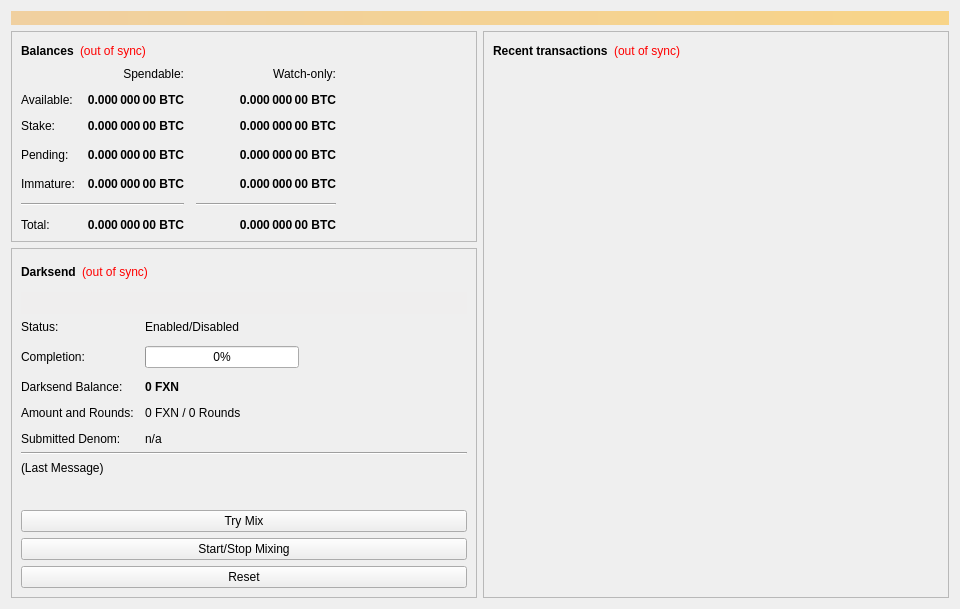
<?xml version="1.0" encoding="UTF-8"?>
<ui version="4.0">
 <class>OverviewPage</class>
 <widget class="QWidget" name="OverviewPage">
  <property name="geometry">
   <rect>
    <x>0</x>
    <y>0</y>
    <width>960</width>
    <height>594</height>
   </rect>
  </property>
  <property name="minimumSize">
   <size>
    <width>960</width>
    <height>0</height>
   </size>
  </property>
  <property name="windowTitle">
   <string>Form</string>
  </property>
  <layout class="QVBoxLayout" name="topLayout">
   <item>
    <widget class="QLabel" name="labelAlerts">
     <property name="visible">
      <bool>false</bool>
     </property>
     <property name="styleSheet">
      <string notr="true">background-color: qlineargradient(x1: 0, y1: 0, x2: 1, y2: 0, stop:0 #F0D0A0, stop:1 #F8D488); color:#000000;</string>
     </property>
     <property name="wordWrap">
      <bool>true</bool>
     </property>
     <property name="margin">
      <number>3</number>
     </property>
    </widget>
   </item>
   <item>
    <layout class="QHBoxLayout" name="horizontalLayout" stretch="1,1">
     <item>
      <layout class="QVBoxLayout" name="verticalLayout_2">
       <item>
        <widget class="QFrame" name="frame">
         <property name="frameShape">
          <enum>QFrame::StyledPanel</enum>
         </property>
         <property name="frameShadow">
          <enum>QFrame::Raised</enum>
         </property>
         <layout class="QVBoxLayout" name="verticalLayout_4">
          <item>
           <layout class="QHBoxLayout" name="horizontalLayout_4">
            <item>
             <widget class="QLabel" name="label_5">
              <property name="font">
               <font>
                <weight>75</weight>
                <bold>true</bold>
               </font>
              </property>
              <property name="text">
               <string>Balances</string>
              </property>
             </widget>
            </item>
            <item>
             <widget class="QLabel" name="labelWalletStatus">
              <property name="cursor">
               <cursorShape>WhatsThisCursor</cursorShape>
              </property>
              <property name="toolTip">
               <string>The displayed information may be out of date. Your wallet automatically synchronizes with the FX network after a connection is established, but this process has not completed yet.</string>
              </property>
              <property name="styleSheet">
               <string notr="true">QLabel { color: red; }</string>
              </property>
              <property name="text">
               <string notr="true">(out of sync)</string>
              </property>
              <property name="alignment">
               <set>Qt::AlignLeading|Qt::AlignLeft|Qt::AlignVCenter</set>
              </property>
             </widget>
            </item>
            <item>
             <spacer name="horizontalSpacer_3">
              <property name="orientation">
               <enum>Qt::Horizontal</enum>
              </property>
              <property name="sizeHint" stdset="0">
               <size>
                <width>40</width>
                <height>20</height>
               </size>
              </property>
             </spacer>
            </item>
           </layout>
          </item>
          <item>
           <layout class="QGridLayout" name="gridLayout">
            <property name="spacing">
             <number>12</number>
            </property>
            <item row="3" column="2">
             <widget class="QLabel" name="labelWatchPending">
              <property name="font">
               <font>
                <weight>75</weight>
                <bold>true</bold>
               </font>
              </property>
              <property name="cursor">
               <cursorShape>IBeamCursor</cursorShape>
              </property>
              <property name="toolTip">
               <string>Unconfirmed transactions to watch-only addresses</string>
              </property>
              <property name="text">
               <string notr="true">0.000 000 00 BTC</string>
              </property>
              <property name="alignment">
               <set>Qt::AlignRight|Qt::AlignTrailing|Qt::AlignVCenter</set>
              </property>
              <property name="textInteractionFlags">
               <set>Qt::LinksAccessibleByMouse|Qt::TextSelectableByKeyboard|Qt::TextSelectableByMouse</set>
              </property>
             </widget>
            </item>
            <item row="3" column="1">
             <widget class="QLabel" name="labelUnconfirmed">
              <property name="font">
               <font>
                <weight>75</weight>
                <bold>true</bold>
               </font>
              </property>
              <property name="cursor">
               <cursorShape>IBeamCursor</cursorShape>
              </property>
              <property name="toolTip">
               <string>Total of transactions that have yet to be confirmed, and do not yet count toward the spendable balance</string>
              </property>
              <property name="text">
               <string notr="true">0.000 000 00 BTC</string>
              </property>
              <property name="alignment">
               <set>Qt::AlignRight|Qt::AlignTrailing|Qt::AlignVCenter</set>
              </property>
              <property name="textInteractionFlags">
               <set>Qt::LinksAccessibleByMouse|Qt::TextSelectableByKeyboard|Qt::TextSelectableByMouse</set>
              </property>
             </widget>
            </item>
            <item row="4" column="2">
             <widget class="QLabel" name="labelWatchImmature">
              <property name="font">
               <font>
                <weight>75</weight>
                <bold>true</bold>
               </font>
              </property>
              <property name="cursor">
               <cursorShape>IBeamCursor</cursorShape>
              </property>
              <property name="toolTip">
               <string>Mined balance in watch-only addresses that has not yet matured</string>
              </property>
              <property name="text">
               <string notr="true">0.000 000 00 BTC</string>
              </property>
              <property name="alignment">
               <set>Qt::AlignRight|Qt::AlignTrailing|Qt::AlignVCenter</set>
              </property>
              <property name="textInteractionFlags">
               <set>Qt::LinksAccessibleByMouse|Qt::TextSelectableByKeyboard|Qt::TextSelectableByMouse</set>
              </property>
             </widget>
            </item>
            <item row="5" column="0" colspan="2">
             <widget class="Line" name="lineSpendableBalance">
              <property name="orientation">
               <enum>Qt::Horizontal</enum>
              </property>
             </widget>
            </item>
            <item row="5" column="2">
             <widget class="Line" name="lineWatchBalance">
              <property name="sizePolicy">
               <sizepolicy hsizetype="Preferred" vsizetype="Fixed">
                <horstretch>0</horstretch>
                <verstretch>0</verstretch>
               </sizepolicy>
              </property>
              <property name="minimumSize">
               <size>
                <width>140</width>
                <height>0</height>
               </size>
              </property>
              <property name="orientation">
               <enum>Qt::Horizontal</enum>
              </property>
             </widget>
            </item>
            <item row="6" column="0">
             <widget class="QLabel" name="labelTotalText">
              <property name="text">
               <string>Total:</string>
              </property>
             </widget>
            </item>
            <item row="4" column="1">
             <widget class="QLabel" name="labelImmature">
              <property name="font">
               <font>
                <weight>75</weight>
                <bold>true</bold>
               </font>
              </property>
              <property name="cursor">
               <cursorShape>IBeamCursor</cursorShape>
              </property>
              <property name="toolTip">
               <string>Mined balance that has not yet matured</string>
              </property>
              <property name="text">
               <string notr="true">0.000 000 00 BTC</string>
              </property>
              <property name="alignment">
               <set>Qt::AlignRight|Qt::AlignTrailing|Qt::AlignVCenter</set>
              </property>
              <property name="textInteractionFlags">
               <set>Qt::LinksAccessibleByMouse|Qt::TextSelectableByKeyboard|Qt::TextSelectableByMouse</set>
              </property>
             </widget>
            </item>
            <item row="3" column="3">
             <spacer name="horizontalSpacer_2">
              <property name="orientation">
               <enum>Qt::Horizontal</enum>
              </property>
              <property name="sizeHint" stdset="0">
               <size>
                <width>40</width>
                <height>20</height>
               </size>
              </property>
             </spacer>
            </item>
            <item row="4" column="0">
             <widget class="QLabel" name="labelImmatureText">
              <property name="text">
               <string>Immature:</string>
              </property>
             </widget>
            </item>
            <item row="6" column="1">
             <widget class="QLabel" name="labelTotal">
              <property name="font">
               <font>
                <weight>75</weight>
                <bold>true</bold>
               </font>
              </property>
              <property name="cursor">
               <cursorShape>IBeamCursor</cursorShape>
              </property>
              <property name="toolTip">
               <string>Your current total balance</string>
              </property>
              <property name="text">
               <string notr="true">0.000 000 00 BTC</string>
              </property>
              <property name="alignment">
               <set>Qt::AlignRight|Qt::AlignTrailing|Qt::AlignVCenter</set>
              </property>
              <property name="textInteractionFlags">
               <set>Qt::LinksAccessibleByMouse|Qt::TextSelectableByKeyboard|Qt::TextSelectableByMouse</set>
              </property>
             </widget>
            </item>
            <item row="6" column="2">
             <widget class="QLabel" name="labelWatchTotal">
              <property name="font">
               <font>
                <weight>75</weight>
                <bold>true</bold>
               </font>
              </property>
              <property name="cursor">
               <cursorShape>IBeamCursor</cursorShape>
              </property>
              <property name="toolTip">
               <string>Current total balance in watch-only addresses</string>
              </property>
              <property name="text">
               <string notr="true">0.000 000 00 BTC</string>
              </property>
              <property name="alignment">
               <set>Qt::AlignRight|Qt::AlignTrailing|Qt::AlignVCenter</set>
              </property>
              <property name="textInteractionFlags">
               <set>Qt::LinksAccessibleByMouse|Qt::TextSelectableByKeyboard|Qt::TextSelectableByMouse</set>
              </property>
             </widget>
            </item>
            <item row="0" column="2">
             <widget class="QLabel" name="labelWatchonly">
              <property name="text">
               <string>Watch-only:</string>
              </property>
              <property name="alignment">
               <set>Qt::AlignRight|Qt::AlignTrailing|Qt::AlignVCenter</set>
              </property>
             </widget>
            </item>
            <item row="1" column="0">
             <widget class="QLabel" name="labelBalanceText">
              <property name="text">
               <string>Available:</string>
              </property>
             </widget>
            </item>
            <item row="1" column="1">
             <widget class="QLabel" name="labelBalance">
              <property name="font">
               <font>
                <weight>75</weight>
                <bold>true</bold>
               </font>
              </property>
              <property name="cursor">
               <cursorShape>IBeamCursor</cursorShape>
              </property>
              <property name="toolTip">
               <string>Your current spendable balance</string>
              </property>
              <property name="text">
               <string notr="true">0.000 000 00 BTC</string>
              </property>
              <property name="alignment">
               <set>Qt::AlignRight|Qt::AlignTrailing|Qt::AlignVCenter</set>
              </property>
              <property name="textInteractionFlags">
               <set>Qt::LinksAccessibleByMouse|Qt::TextSelectableByKeyboard|Qt::TextSelectableByMouse</set>
              </property>
             </widget>
            </item>
            <item row="2" column="0">
             <widget class="QLabel" name="label_10">
              <property name="text">
               <string>Stake:</string>
              </property>
             </widget>
            </item>
            <item row="2" column="1">
             <widget class="QLabel" name="labelStake">
              <property name="font">
               <font>
                <weight>75</weight>
                <bold>true</bold>
               </font>
              </property>
              <property name="cursor">
               <cursorShape>IBeamCursor</cursorShape>
              </property>
              <property name="toolTip">
               <string>Total of coins that was staked, and do not yet count toward the current balance</string>
              </property>
              <property name="text">
               <string notr="true">0.000 000 00 BTC</string>
              </property>
              <property name="alignment">
               <set>Qt::AlignRight|Qt::AlignTrailing|Qt::AlignVCenter</set>
              </property>
              <property name="textInteractionFlags">
               <set>Qt::LinksAccessibleByMouse|Qt::TextSelectableByKeyboard|Qt::TextSelectableByMouse</set>
              </property>
             </widget>
            </item>
            <item row="2" column="2">
             <widget class="QLabel" name="labelWatchStake">
              <property name="font">
               <font>
                <weight>75</weight>
                <bold>true</bold>
               </font>
              </property>
              <property name="cursor">
               <cursorShape>IBeamCursor</cursorShape>
              </property>
              <property name="toolTip">
               <string>Total of coins that was staked in watch-only addresses, and do not yet count toward the current watch-only balance</string>
              </property>
              <property name="text">
               <string notr="true">0.000 000 00 BTC</string>
              </property>
              <property name="alignment">
               <set>Qt::AlignRight|Qt::AlignTrailing|Qt::AlignVCenter</set>
              </property>
              <property name="textInteractionFlags">
               <set>Qt::LinksAccessibleByMouse|Qt::TextSelectableByKeyboard|Qt::TextSelectableByMouse</set>
              </property>
             </widget>
            </item>
            <item row="1" column="2">
             <widget class="QLabel" name="labelWatchAvailable">
              <property name="font">
               <font>
                <weight>75</weight>
                <bold>true</bold>
               </font>
              </property>
              <property name="cursor">
               <cursorShape>IBeamCursor</cursorShape>
              </property>
              <property name="toolTip">
               <string>Your current balance in watch-only addresses</string>
              </property>
              <property name="text">
               <string notr="true">0.000 000 00 BTC</string>
              </property>
              <property name="alignment">
               <set>Qt::AlignRight|Qt::AlignTrailing|Qt::AlignVCenter</set>
              </property>
              <property name="textInteractionFlags">
               <set>Qt::LinksAccessibleByMouse|Qt::TextSelectableByKeyboard|Qt::TextSelectableByMouse</set>
              </property>
             </widget>
            </item>
            <item row="3" column="0">
             <widget class="QLabel" name="labelPendingText">
              <property name="text">
               <string>Pending:</string>
              </property>
             </widget>
            </item>
            <item row="0" column="1">
             <widget class="QLabel" name="labelSpendable">
              <property name="text">
               <string>Spendable:</string>
              </property>
              <property name="alignment">
               <set>Qt::AlignRight|Qt::AlignTrailing|Qt::AlignVCenter</set>
              </property>
             </widget>
            </item>
           </layout>
          </item>
         </layout>
        </widget>
       </item>
       <item>
        <widget class="QFrame" name="frameDarksend">
         <property name="sizePolicy">
          <sizepolicy hsizetype="Expanding" vsizetype="Expanding">
           <horstretch>0</horstretch>
           <verstretch>0</verstretch>
          </sizepolicy>
         </property>
         <property name="minimumSize">
          <size>
           <width>0</width>
           <height>350</height>
          </size>
         </property>
         <property name="layoutDirection">
          <enum>Qt::LeftToRight</enum>
         </property>
         <property name="frameShape">
          <enum>QFrame::StyledPanel</enum>
         </property>
         <property name="frameShadow">
          <enum>QFrame::Raised</enum>
         </property>
         <layout class="QVBoxLayout" name="verticalLayout_5">
          <item>
           <layout class="QHBoxLayout" name="horizontalLayout_5">
            <item>
             <widget class="QLabel" name="label_2">
              <property name="font">
               <font>
                <weight>75</weight>
                <bold>true</bold>
               </font>
              </property>
              <property name="text">
               <string>Darksend</string>
              </property>
             </widget>
            </item>
            <item>
             <widget class="QLabel" name="labelDarksendSyncStatus">
              <property name="toolTip">
               <string>The displayed information may be out of date. Your wallet automatically synchronizes with the FX network after a connection is established, but this process has not completed yet.</string>
              </property>
              <property name="styleSheet">
               <string notr="true">QLabel { color: red; }</string>
              </property>
              <property name="text">
               <string notr="true">(out of sync)</string>
              </property>
              <property name="alignment">
               <set>Qt::AlignLeading|Qt::AlignLeft|Qt::AlignVCenter</set>
              </property>
             </widget>
            </item>
            <item>
             <spacer name="horizontalSpacer_4">
              <property name="orientation">
               <enum>Qt::Horizontal</enum>
              </property>
              <property name="sizeHint" stdset="0">
               <size>
                <width>40</width>
                <height>20</height>
               </size>
              </property>
             </spacer>
            </item>
           </layout>
          </item>
          <item>
           <widget class="QPushButton" name="runAutoDenom">
            <property name="palette">
             <palette>
              <active>
               <colorrole role="WindowText">
                <brush brushstyle="SolidPattern">
                 <color alpha="255">
                  <red>0</red>
                  <green>0</green>
                  <blue>0</blue>
                 </color>
                </brush>
               </colorrole>
               <colorrole role="Button">
                <brush brushstyle="SolidPattern">
                 <color alpha="255">
                  <red>239</red>
                  <green>238</green>
                  <blue>238</blue>
                 </color>
                </brush>
               </colorrole>
               <colorrole role="Light">
                <brush brushstyle="SolidPattern">
                 <color alpha="255">
                  <red>255</red>
                  <green>255</green>
                  <blue>255</blue>
                 </color>
                </brush>
               </colorrole>
               <colorrole role="Midlight">
                <brush brushstyle="SolidPattern">
                 <color alpha="255">
                  <red>247</red>
                  <green>246</green>
                  <blue>246</blue>
                 </color>
                </brush>
               </colorrole>
               <colorrole role="Dark">
                <brush brushstyle="SolidPattern">
                 <color alpha="255">
                  <red>119</red>
                  <green>119</green>
                  <blue>119</blue>
                 </color>
                </brush>
               </colorrole>
               <colorrole role="Mid">
                <brush brushstyle="SolidPattern">
                 <color alpha="255">
                  <red>159</red>
                  <green>159</green>
                  <blue>159</blue>
                 </color>
                </brush>
               </colorrole>
               <colorrole role="Text">
                <brush brushstyle="SolidPattern">
                 <color alpha="255">
                  <red>0</red>
                  <green>0</green>
                  <blue>0</blue>
                 </color>
                </brush>
               </colorrole>
               <colorrole role="BrightText">
                <brush brushstyle="SolidPattern">
                 <color alpha="255">
                  <red>255</red>
                  <green>255</green>
                  <blue>255</blue>
                 </color>
                </brush>
               </colorrole>
               <colorrole role="ButtonText">
                <brush brushstyle="SolidPattern">
                 <color alpha="255">
                  <red>0</red>
                  <green>0</green>
                  <blue>0</blue>
                 </color>
                </brush>
               </colorrole>
               <colorrole role="Base">
                <brush brushstyle="SolidPattern">
                 <color alpha="255">
                  <red>255</red>
                  <green>255</green>
                  <blue>255</blue>
                 </color>
                </brush>
               </colorrole>
               <colorrole role="Window">
                <brush brushstyle="SolidPattern">
                 <color alpha="255">
                  <red>239</red>
                  <green>238</green>
                  <blue>238</blue>
                 </color>
                </brush>
               </colorrole>
               <colorrole role="Shadow">
                <brush brushstyle="SolidPattern">
                 <color alpha="255">
                  <red>0</red>
                  <green>0</green>
                  <blue>0</blue>
                 </color>
                </brush>
               </colorrole>
               <colorrole role="AlternateBase">
                <brush brushstyle="SolidPattern">
                 <color alpha="255">
                  <red>247</red>
                  <green>246</green>
                  <blue>246</blue>
                 </color>
                </brush>
               </colorrole>
               <colorrole role="ToolTipBase">
                <brush brushstyle="SolidPattern">
                 <color alpha="255">
                  <red>255</red>
                  <green>255</green>
                  <blue>220</blue>
                 </color>
                </brush>
               </colorrole>
               <colorrole role="ToolTipText">
                <brush brushstyle="SolidPattern">
                 <color alpha="255">
                  <red>0</red>
                  <green>0</green>
                  <blue>0</blue>
                 </color>
                </brush>
               </colorrole>
              </active>
              <inactive>
               <colorrole role="WindowText">
                <brush brushstyle="SolidPattern">
                 <color alpha="255">
                  <red>0</red>
                  <green>0</green>
                  <blue>0</blue>
                 </color>
                </brush>
               </colorrole>
               <colorrole role="Button">
                <brush brushstyle="SolidPattern">
                 <color alpha="255">
                  <red>239</red>
                  <green>238</green>
                  <blue>238</blue>
                 </color>
                </brush>
               </colorrole>
               <colorrole role="Light">
                <brush brushstyle="SolidPattern">
                 <color alpha="255">
                  <red>255</red>
                  <green>255</green>
                  <blue>255</blue>
                 </color>
                </brush>
               </colorrole>
               <colorrole role="Midlight">
                <brush brushstyle="SolidPattern">
                 <color alpha="255">
                  <red>247</red>
                  <green>246</green>
                  <blue>246</blue>
                 </color>
                </brush>
               </colorrole>
               <colorrole role="Dark">
                <brush brushstyle="SolidPattern">
                 <color alpha="255">
                  <red>119</red>
                  <green>119</green>
                  <blue>119</blue>
                 </color>
                </brush>
               </colorrole>
               <colorrole role="Mid">
                <brush brushstyle="SolidPattern">
                 <color alpha="255">
                  <red>159</red>
                  <green>159</green>
                  <blue>159</blue>
                 </color>
                </brush>
               </colorrole>
               <colorrole role="Text">
                <brush brushstyle="SolidPattern">
                 <color alpha="255">
                  <red>0</red>
                  <green>0</green>
                  <blue>0</blue>
                 </color>
                </brush>
               </colorrole>
               <colorrole role="BrightText">
                <brush brushstyle="SolidPattern">
                 <color alpha="255">
                  <red>255</red>
                  <green>255</green>
                  <blue>255</blue>
                 </color>
                </brush>
               </colorrole>
               <colorrole role="ButtonText">
                <brush brushstyle="SolidPattern">
                 <color alpha="255">
                  <red>0</red>
                  <green>0</green>
                  <blue>0</blue>
                 </color>
                </brush>
               </colorrole>
               <colorrole role="Base">
                <brush brushstyle="SolidPattern">
                 <color alpha="255">
                  <red>255</red>
                  <green>255</green>
                  <blue>255</blue>
                 </color>
                </brush>
               </colorrole>
               <colorrole role="Window">
                <brush brushstyle="SolidPattern">
                 <color alpha="255">
                  <red>239</red>
                  <green>238</green>
                  <blue>238</blue>
                 </color>
                </brush>
               </colorrole>
               <colorrole role="Shadow">
                <brush brushstyle="SolidPattern">
                 <color alpha="255">
                  <red>0</red>
                  <green>0</green>
                  <blue>0</blue>
                 </color>
                </brush>
               </colorrole>
               <colorrole role="AlternateBase">
                <brush brushstyle="SolidPattern">
                 <color alpha="255">
                  <red>247</red>
                  <green>246</green>
                  <blue>246</blue>
                 </color>
                </brush>
               </colorrole>
               <colorrole role="ToolTipBase">
                <brush brushstyle="SolidPattern">
                 <color alpha="255">
                  <red>255</red>
                  <green>255</green>
                  <blue>220</blue>
                 </color>
                </brush>
               </colorrole>
               <colorrole role="ToolTipText">
                <brush brushstyle="SolidPattern">
                 <color alpha="255">
                  <red>0</red>
                  <green>0</green>
                  <blue>0</blue>
                 </color>
                </brush>
               </colorrole>
              </inactive>
              <disabled>
               <colorrole role="WindowText">
                <brush brushstyle="SolidPattern">
                 <color alpha="255">
                  <red>119</red>
                  <green>119</green>
                  <blue>119</blue>
                 </color>
                </brush>
               </colorrole>
               <colorrole role="Button">
                <brush brushstyle="SolidPattern">
                 <color alpha="255">
                  <red>239</red>
                  <green>238</green>
                  <blue>238</blue>
                 </color>
                </brush>
               </colorrole>
               <colorrole role="Light">
                <brush brushstyle="SolidPattern">
                 <color alpha="255">
                  <red>255</red>
                  <green>255</green>
                  <blue>255</blue>
                 </color>
                </brush>
               </colorrole>
               <colorrole role="Midlight">
                <brush brushstyle="SolidPattern">
                 <color alpha="255">
                  <red>247</red>
                  <green>246</green>
                  <blue>246</blue>
                 </color>
                </brush>
               </colorrole>
               <colorrole role="Dark">
                <brush brushstyle="SolidPattern">
                 <color alpha="255">
                  <red>119</red>
                  <green>119</green>
                  <blue>119</blue>
                 </color>
                </brush>
               </colorrole>
               <colorrole role="Mid">
                <brush brushstyle="SolidPattern">
                 <color alpha="255">
                  <red>159</red>
                  <green>159</green>
                  <blue>159</blue>
                 </color>
                </brush>
               </colorrole>
               <colorrole role="Text">
                <brush brushstyle="SolidPattern">
                 <color alpha="255">
                  <red>119</red>
                  <green>119</green>
                  <blue>119</blue>
                 </color>
                </brush>
               </colorrole>
               <colorrole role="BrightText">
                <brush brushstyle="SolidPattern">
                 <color alpha="255">
                  <red>255</red>
                  <green>255</green>
                  <blue>255</blue>
                 </color>
                </brush>
               </colorrole>
               <colorrole role="ButtonText">
                <brush brushstyle="SolidPattern">
                 <color alpha="255">
                  <red>119</red>
                  <green>119</green>
                  <blue>119</blue>
                 </color>
                </brush>
               </colorrole>
               <colorrole role="Base">
                <brush brushstyle="SolidPattern">
                 <color alpha="255">
                  <red>239</red>
                  <green>238</green>
                  <blue>238</blue>
                 </color>
                </brush>
               </colorrole>
               <colorrole role="Window">
                <brush brushstyle="SolidPattern">
                 <color alpha="255">
                  <red>239</red>
                  <green>238</green>
                  <blue>238</blue>
                 </color>
                </brush>
               </colorrole>
               <colorrole role="Shadow">
                <brush brushstyle="SolidPattern">
                 <color alpha="255">
                  <red>0</red>
                  <green>0</green>
                  <blue>0</blue>
                 </color>
                </brush>
               </colorrole>
               <colorrole role="AlternateBase">
                <brush brushstyle="SolidPattern">
                 <color alpha="255">
                  <red>239</red>
                  <green>238</green>
                  <blue>238</blue>
                 </color>
                </brush>
               </colorrole>
               <colorrole role="ToolTipBase">
                <brush brushstyle="SolidPattern">
                 <color alpha="255">
                  <red>255</red>
                  <green>255</green>
                  <blue>220</blue>
                 </color>
                </brush>
               </colorrole>
               <colorrole role="ToolTipText">
                <brush brushstyle="SolidPattern">
                 <color alpha="255">
                  <red>0</red>
                  <green>0</green>
                  <blue>0</blue>
                 </color>
                </brush>
               </colorrole>
              </disabled>
             </palette>
            </property>
            <property name="focusPolicy">
             <enum>Qt::NoFocus</enum>
            </property>
            <property name="autoFillBackground">
             <bool>true</bool>
            </property>
            <property name="text">
             <string/>
            </property>
            <property name="flat">
             <bool>true</bool>
            </property>
           </widget>
          </item>
          <item>
           <layout class="QFormLayout" name="formLayout">
            <property name="fieldGrowthPolicy">
             <enum>QFormLayout::AllNonFixedFieldsGrow</enum>
            </property>
            <property name="horizontalSpacing">
             <number>11</number>
            </property>
            <property name="verticalSpacing">
             <number>12</number>
            </property>
            <item row="0" column="0">
             <widget class="QLabel" name="label_6">
              <property name="text">
               <string>Status:</string>
              </property>
             </widget>
            </item>
            <item row="1" column="0">
             <widget class="QLabel" name="label_7">
              <property name="text">
               <string>Completion:</string>
              </property>
             </widget>
            </item>
            <item row="1" column="1">
             <widget class="QProgressBar" name="darksendProgress">
              <property name="maximumSize">
               <size>
                <width>154</width>
                <height>16777215</height>
               </size>
              </property>
              <property name="value">
               <number>0</number>
              </property>
             </widget>
            </item>
            <item row="3" column="0">
             <widget class="QLabel" name="labelAnonymizedText">
              <property name="text">
               <string>Darksend Balance:</string>
              </property>
             </widget>
            </item>
            <item row="3" column="1">
             <widget class="QLabel" name="labelAnonymized">
              <property name="font">
               <font>
                <weight>75</weight>
                <bold>true</bold>
               </font>
              </property>
              <property name="text">
               <string notr="true">0 FXN</string>
              </property>
             </widget>
            </item>
            <item row="4" column="0">
             <widget class="QLabel" name="label_8">
              <property name="text">
               <string>Amount and Rounds:</string>
              </property>
             </widget>
            </item>
            <item row="4" column="1">
             <widget class="QLabel" name="labelAmountRounds">
              <property name="text">
               <string>0 FXN / 0 Rounds</string>
              </property>
             </widget>
            </item>
            <item row="5" column="0">
             <widget class="QLabel" name="label_9">
              <property name="text">
               <string>Submitted Denom:</string>
              </property>
             </widget>
            </item>
            <item row="5" column="1">
             <widget class="QLabel" name="labelSubmittedDenom">
              <property name="toolTip">
               <string>The denominations you submitted to the Masternode.&lt;br&gt;To mix, other users must submit the exact same denominations.</string>
              </property>
              <property name="text">
               <string>n/a</string>
              </property>
             </widget>
            </item>
            <item row="0" column="1">
             <widget class="QLabel" name="darksendEnabled">
              <property name="text">
               <string>Enabled/Disabled</string>
              </property>
             </widget>
            </item>
           </layout>
          </item>
          <item>
           <widget class="Line" name="lineLastMessage">
            <property name="orientation">
             <enum>Qt::Horizontal</enum>
            </property>
           </widget>
          </item>
          <item>
           <widget class="QLabel" name="darksendStatus">
            <property name="minimumSize">
             <size>
              <width>288</width>
              <height>43</height>
             </size>
            </property>
            <property name="text">
             <string>(Last Message)</string>
            </property>
            <property name="alignment">
             <set>Qt::AlignLeading|Qt::AlignLeft|Qt::AlignTop</set>
            </property>
            <property name="wordWrap">
             <bool>true</bool>
            </property>
           </widget>
          </item>
          <item>
           <widget class="QPushButton" name="darksendAuto">
            <property name="sizePolicy">
             <sizepolicy hsizetype="MinimumExpanding" vsizetype="Fixed">
              <horstretch>0</horstretch>
              <verstretch>0</verstretch>
             </sizepolicy>
            </property>
            <property name="toolTip">
             <string>Try to manually submit a Darksend request.</string>
            </property>
            <property name="text">
             <string>Try Mix</string>
            </property>
           </widget>
          </item>
          <item>
           <widget class="QPushButton" name="toggleDarksend">
            <property name="sizePolicy">
             <sizepolicy hsizetype="MinimumExpanding" vsizetype="Fixed">
              <horstretch>0</horstretch>
              <verstretch>0</verstretch>
             </sizepolicy>
            </property>
            <property name="text">
             <string>Start/Stop Mixing</string>
            </property>
           </widget>
          </item>
          <item>
           <widget class="QPushButton" name="darksendReset">
            <property name="sizePolicy">
             <sizepolicy hsizetype="MinimumExpanding" vsizetype="Fixed">
              <horstretch>0</horstretch>
              <verstretch>0</verstretch>
             </sizepolicy>
            </property>
            <property name="toolTip">
             <string>Reset the current status of Darksend (can interrupt Darksend if it's in the process of Mixing, which can cost you money!)</string>
            </property>
            <property name="autoFillBackground">
             <bool>false</bool>
            </property>
            <property name="text">
             <string>Reset</string>
            </property>
           </widget>
          </item>
         </layout>
        </widget>
       </item>
       <item>
        <spacer name="verticalSpacer">
         <property name="orientation">
          <enum>Qt::Vertical</enum>
         </property>
         <property name="sizeHint" stdset="0">
          <size>
           <width>20</width>
           <height>40</height>
          </size>
         </property>
        </spacer>
       </item>
      </layout>
     </item>
     <item>
      <layout class="QVBoxLayout" name="verticalLayout_3">
       <item>
        <widget class="QFrame" name="frame_2">
         <property name="frameShape">
          <enum>QFrame::StyledPanel</enum>
         </property>
         <property name="frameShadow">
          <enum>QFrame::Raised</enum>
         </property>
         <layout class="QVBoxLayout" name="verticalLayout">
          <item>
           <layout class="QHBoxLayout" name="horizontalLayout_2">
            <item>
             <widget class="QLabel" name="label_4">
              <property name="font">
               <font>
                <weight>75</weight>
                <bold>true</bold>
               </font>
              </property>
              <property name="text">
               <string>Recent transactions</string>
              </property>
             </widget>
            </item>
            <item>
             <widget class="QLabel" name="labelTransactionsStatus">
              <property name="cursor">
               <cursorShape>WhatsThisCursor</cursorShape>
              </property>
              <property name="toolTip">
               <string>The displayed information may be out of date. Your wallet automatically synchronizes with the FX network after a connection is established, but this process has not completed yet.</string>
              </property>
              <property name="styleSheet">
               <string notr="true">QLabel { color: red; }</string>
              </property>
              <property name="text">
               <string notr="true">(out of sync)</string>
              </property>
              <property name="alignment">
               <set>Qt::AlignRight|Qt::AlignTrailing|Qt::AlignVCenter</set>
              </property>
             </widget>
            </item>
            <item>
             <spacer name="horizontalSpacer">
              <property name="orientation">
               <enum>Qt::Horizontal</enum>
              </property>
              <property name="sizeHint" stdset="0">
               <size>
                <width>40</width>
                <height>20</height>
               </size>
              </property>
             </spacer>
            </item>
           </layout>
          </item>
          <item>
           <widget class="QListView" name="listTransactions">
            <property name="styleSheet">
             <string notr="true">QListView { background: transparent; }</string>
            </property>
            <property name="frameShape">
             <enum>QFrame::NoFrame</enum>
            </property>
            <property name="verticalScrollBarPolicy">
             <enum>Qt::ScrollBarAlwaysOff</enum>
            </property>
            <property name="horizontalScrollBarPolicy">
             <enum>Qt::ScrollBarAlwaysOff</enum>
            </property>
            <property name="selectionMode">
             <enum>QAbstractItemView::NoSelection</enum>
            </property>
           </widget>
          </item>
         </layout>
        </widget>
       </item>
      </layout>
     </item>
    </layout>
   </item>
  </layout>
 </widget>
 <resources/>
 <connections/>
</ui>
